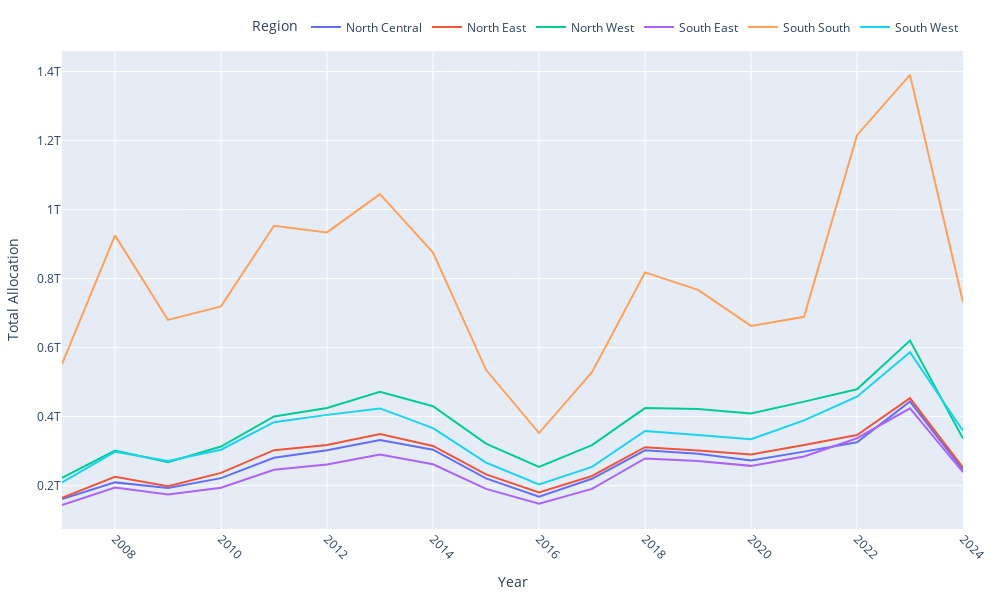

Notebook code for this chart:
### Code cell
# Create the plot
fig = px.line(allocations_by_region, x='Year', y='Allocation', color='Region') #, title='Total Allocations by State Over the Years')

# Update the layout to handle long labels and improve readability
fig.update_layout(
    autosize=False,
    width=1000,
    height=600,
    legend=dict(
        orientation="h",
        yanchor="bottom",
        y=1.02,
        xanchor="right",
        x=1
    ),
    margin=dict(l=20, r=20, t=50, b=20),
    xaxis=dict(
        title='Year',
        tickangle=45
    ),
    yaxis=dict(
        title='Total Allocation'
    )
)

fig.show()

### Figure 1 — Plotly figure (JSON) as saved in the notebook; plotly's stock layout.template omitted (floating-point values rounded to 4 significant figures)
{"data": [{"hovertemplate": "Region=North Central<br>Year=%{x}<br>Allocation=%{y}<extra></extra>", "legendgroup": "North Central", "line": {"color": "#636efa", "dash": "solid"}, "marker": {"symbol": "circle"}, "mode": "lines", "name": "North Central", "orientation": "v", "showlegend": true, "type": "scatter", "x": [2007, 2008, 2009, 2010, 2011, 2012, 2013, 2014, 2015, 2016, 2017, 2018, 2019, 2020, 2021, 2022, 2023, 2024], "xaxis": "x", "y": [161300000000.0, 209500000000.0, 192900000000.0, 221800000000.0, 280900000000.0, 302900000000.0, 332200000000.0, 304200000000.0, 221100000000.0, 167900000000.0, 219800000000.0, 302300000000.0, 292600000000.0, 272600000000.0, 298674268959, 325800000000.0, 443900000000.0, 245600000000.0], "yaxis": "y"}, {"hovertemplate": "Region=North East<br>Year=%{x}<br>Allocation=%{y}<extra></extra>", "legendgroup": "North East", "line": {"color": "#EF553B", "dash": "solid"}, "marker": {"symbol": "circle"}, "mode": "lines", "name": "North East", "orientation": "v", "showlegend": true, "type": "scatter", "x": [2007, 2008, 2009, 2010, 2011, 2012, 2013, 2014, 2015, 2016, 2017, 2018, 2019, 2020, 2021, 2022, 2023, 2024], "xaxis": "x", "y": [164600000000.0, 225900000000.0, 198700000000.0, 237100000000.0, 302900000000.0, 317900000000.0, 349900000000.0, 315100000000.0, 232500000000.0, 180200000000.0, 228100000000.0, 311400000000.0, 301600000000.0, 290400000000.0, 318000000000.0, 347000000000.0, 453500000000.0, 252300000000.0], "yaxis": "y"}, {"hovertemplate": "Region=North West<br>Year=%{x}<br>Allocation=%{y}<extra></extra>", "legendgroup": "North West", "line": {"color": "#00cc96", "dash": "solid"}, "marker": {"symbol": "circle"}, "mode": "lines", "name": "North West", "orientation": "v", "showlegend": true, "type": "scatter", "x": [2007, 2008, 2009, 2010, 2011, 2012, 2013, 2014, 2015, 2016, 2017, 2018, 2019, 2020, 2021, 2022, 2023, 2024], "xaxis": "x", "y": [222400000000.0, 301900000000.0, 268200000000.0, 313300000000.0, 400700000000.0, 424900000000.0, 471800000000.0, 430300000000.0, 322000000000.0, 254000000000.0, 317300000000.0, 424900000000.0, 421800000000.0, 408900000000.0, 443600000000.0, 479300000000.0, 620500000000.0, 336400000000.0], "yaxis": "y"}, {"hovertemplate": "Region=South East<br>Year=%{x}<br>Allocation=%{y}<extra></extra>", "legendgroup": "South East", "line": {"color": "#ab63fa", "dash": "solid"}, "marker": {"symbol": "circle"}, "mode": "lines", "name": "South East", "orientation": "v", "showlegend": true, "type": "scatter", "x": [2007, 2008, 2009, 2010, 2011, 2012, 2013, 2014, 2015, 2016, 2017, 2018, 2019, 2020, 2021, 2022, 2023, 2024], "xaxis": "x", "y": [143700000000.0, 194900000000.0, 174600000000.0, 193800000000.0, 246100000000.0, 261600000000.0, 290200000000.0, 262100000000.0, 190600000000.0, 147500000000.0, 190700000000.0, 278900000000.0, 271300000000.0, 257400000000.0, 284600000000.0, 337500000000.0, 424000000000.0, 239000000000.0], "yaxis": "y"}, {"hovertemplate": "Region=South South<br>Year=%{x}<br>Allocation=%{y}<extra></extra>", "legendgroup": "South South", "line": {"color": "#FFA15A", "dash": "solid"}, "marker": {"symbol": "circle"}, "mode": "lines", "name": "South South", "orientation": "v", "showlegend": true, "type": "scatter", "x": [2007, 2008, 2009, 2010, 2011, 2012, 2013, 2014, 2015, 2016, 2017, 2018, 2019, 2020, 2021, 2022, 2023, 2024], "xaxis": "x", "y": [551900000000.0, 925300000000.0, 680300000000.0, 719500000000.0, 953100000000.0, 933900000000.0, 1045000000000.0, 875700000000.0, 535800000000.0, 352400000000.0, 528800000000.0, 818000000000.0, 767400000000.0, 663100000000.0, 689400000000.0, 1216000000000.0, 1390000000000.0, 731600000000.0], "yaxis": "y"}, {"hovertemplate": "Region=South West<br>Year=%{x}<br>Allocation=%{y}<extra></extra>", "legendgroup": "South West", "line": {"color": "#19d3f3", "dash": "solid"}, "marker": {"symbol": "circle"}, "mode": "lines", "name": "South West", "orientation": "v", "showlegend": true, "type": "scatter", "x": [2007, 2008, 2009, 2010, 2011, 2012, 2013, 2014, 2015, 2016, 2017, 2018, 2019, 2020, 2021, 2022, 2023, 2024], "xaxis": "x", "y": [209600000000.0, 297900000000.0, 271400000000.0, 304100000000.0, 384100000000.0, 405200000000.0, 423900000000.0, 367000000000.0, 266500000000.0, 203800000000.0, 254500000000.0, 358600000000.0, 346500000000.0, 334400000000.0, 389300000000.0, 457900000000.0, 586700000000.0, 359400000000.0], "yaxis": "y"}], "layout": {"autosize": false, "height": 600, "legend": {"orientation": "h", "title": {"text": "Region"}, "tracegroupgap": 0, "x": 1, "xanchor": "right", "y": 1.02, "yanchor": "bottom"}, "margin": {"b": 20, "l": 20, "r": 20, "t": 50}, "width": 1000, "xaxis": {"anchor": "y", "autorange": true, "domain": [0, 1], "range": [2007, 2024], "tickangle": 45, "title": {"text": "Year"}, "type": "linear"}, "yaxis": {"anchor": "x", "autorange": true, "domain": [0, 1], "range": [74410000000.0, 1460000000000.0], "title": {"text": "Total Allocation"}, "type": "linear"}}}
